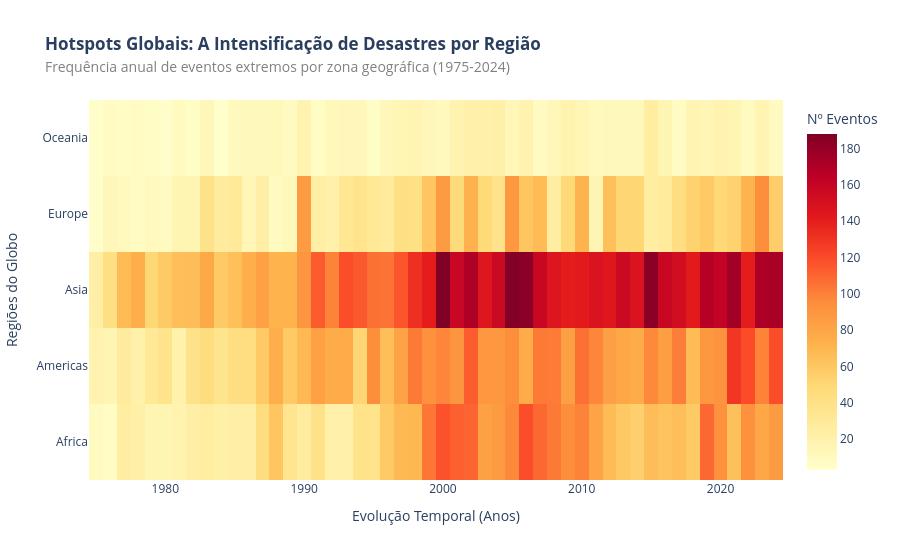

This figure's notebook cell:
### Markdown cell above
### 3: O Impacto - Onde a Crise se Intensifica?

 Utilizamos um **Heatmap** para identificar "hotspots" de desastres, cruzando as regiões do globo com a linha temporal.

De acordo com os princípios da disciplina:
* **Visualização de Densidade:** O heatmap é ideal para mostrar padrões de concentração em grandes volumes de dados.
* **Data-Ink Ratio:** Simplificamos a grelha para que a variação de cor (a "temperatura" do gráfico) seja o foco principal.
* **Título de Insight:** O título orienta o leitor para a região com maior aceleração de eventos.

### Code cell
# 1. Preparar os dados: Contar desastres por Ano e Região
# Filtramos os anos (1975-2024) e removemos possíveis valores nulos em 'Region'
df_heatmap = df_emdat[(df_emdat['Start Year'] >= 1975) & (df_emdat['Start Year'] <= 2024)].copy()
heatmap_data = df_heatmap.groupby(['Start Year', 'Region']).size().reset_index(name='Frequência')

# 2. Criar o Heatmap
# Usamos density_heatmap ou imshow para representar a densidade
fig = px.density_heatmap(
    heatmap_data, 
    x="Start Year", 
    y="Region", 
    z="Frequência",
    title="<b>Hotspots Globais: A Intensificação de Desastres por Região</b><br><span style='font-size:14px; color:gray'>Frequência anual de eventos extremos por zona geográfica (1975-2024)</span>",
    labels={'Start Year': 'Ano', 'Region': 'Região', 'Frequência': 'Nº de Eventos'},
    color_continuous_scale='YlOrRd', # Escala sequencial de amarelo a vermelho (perigo/calor)
    nbinsx=50 # Garante que cada ano tem a sua coluna
)

fig.update_layout(
    plot_bgcolor='white',
    xaxis_title="Evolução Temporal (Anos)",
    yaxis_title="Regiões do Globo",
    coloraxis_colorbar=dict(title="Nº Eventos")
)

fig.show()

### Figure 1 — Plotly figure (JSON) as saved in the notebook; plotly's stock layout.template omitted (floating-point values rounded to 4 significant figures; data arrays with more than 128 entries replaced by an {"elided": "..."} marker saying what was removed)
{"data": [{"coloraxis": "coloraxis", "histfunc": "sum", "hovertemplate": "Ano=%{x}<br>Região=%{y}<br>sum of Nº de Eventos=%{z}<extra></extra>", "name": "", "nbinsx": 50, "type": "histogram2d", "x": {"elided": "250 int values"}, "xaxis": "x", "xbingroup": "x", "y": {"elided": "250 str values"}, "yaxis": "y", "ybingroup": "y", "z": {"elided": "250 int values"}}], "layout": {"coloraxis": {"colorbar": {"title": {"text": "Nº Eventos"}}, "colorscale": [[0, "rgb(255,255,204)"], [0.125, "rgb(255,237,160)"], [0.25, "rgb(254,217,118)"], [0.375, "rgb(254,178,76)"], [0.5, "rgb(253,141,60)"], [0.625, "rgb(252,78,42)"], [0.75, "rgb(227,26,28)"], [0.875, "rgb(189,0,38)"], [1, "rgb(128,0,38)"]]}, "legend": {"tracegroupgap": 0}, "plot_bgcolor": "white", "title": {"text": "<b>Hotspots Globais: A Intensificação de Desastres por Região</b><br><span style='font-size:14px; color:gray'>Frequência anual de eventos extremos por zona geográfica (1975-2024)</span>"}, "xaxis": {"anchor": "y", "domain": [0, 1], "title": {"text": "Evolução Temporal (Anos)"}}, "yaxis": {"anchor": "x", "domain": [0, 1], "title": {"text": "Regiões do Globo"}}}}
